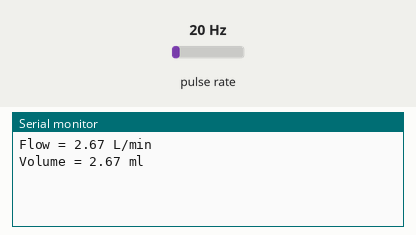
A sketch run on a simulated ESP8266 (NodeMCU). Shown: the last lines printed to the serial monitor. Wiring (inferred from the names in the program): pulse sensor: data GPIO 35. Inputs (shaded band) come from the test bench; at power-on: pulse rate 20 Hz.

Above: at 1.2 s.
1.3 s: pulse rate (sensor on GPIO 35) set to 4 Hz
At 2.4 s:
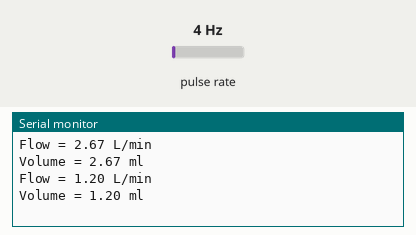
2.8 s: pulse rate (sensor on GPIO 35) set to 50 Hz
At 3.8 s:
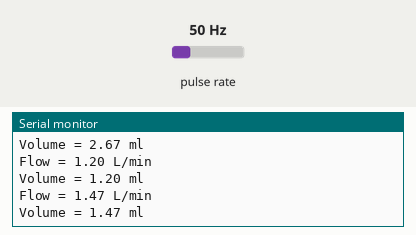
Timing chart, 0 to 5.8 s (numbered marks = the images above; inputs shaded):
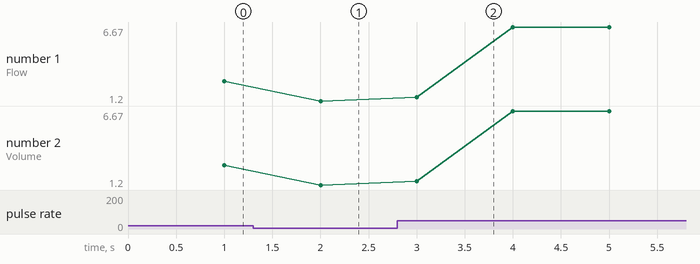

Measured:
- after the input at 1.3 s, the serial monitor: prints a new line after 0.70 s (image 1)
- after the input at 2.8 s, the serial monitor: prints a new line after 0.20 s (image 2)
- plotted number 1: 2.67 → 1.2 after the input at 1.3 s, 1.2 → 6.67 after the input at 2.8 s
- plotted number 2: 2.67 → 1.2 after the input at 1.3 s, 1.2 → 6.67 after the input at 2.8 s

The sketch:

flowSensor.ino
```cpp
// #define FLOW_PIN 35
// #define FLOW_FACTOR (1.0 / 7.5)

// unsigned long volume;
// unsigned long currentMillis;
// unsigned long prevTime;
// uint32_t pulse_count = 0;
// void ICACHE_RAM_ATTR on_trigger_handle() {
//   pulse_count++;
// }


// void setup() {
//   Serial.begin(115200);

//   pinMode(FLOW_PIN, INPUT);
//   attachInterrupt(digitalPinToInterrupt(FLOW_PIN), on_trigger_handle, RISING);
// }

// void loop() {
//   pulse_count = 0;
//   currentMillis = millis();
//   delay(1000);
//   if ((millis() - prevTime) > 1000) {
//     uint32_t end_pulse_count = pulse_count;
//     float flow = end_pulse_count * FLOW_FACTOR;  // 7.5 Hz = 1 L/min
//     unsigned int flowMilliLitres = (flow / 60) * 1000;
//     volume += flowMilliLitres;
//     //
//      Serial.printf("Flow = %.02f L/min\n", flow);
//      Serial.printf("Volume = %.02f ml\n", volume);
//     // doc["flowRate"] = String(flow);
//     // doc["volume"] = String(volume);

//     prevTime = millis();

//     // char buffer[256];
//     // size_t n = serializeJson(doc, buffer);
//     // client.publish(topicData.c_str(), buffer, n);
//     // doc.clear();
//   }
// }

#define FLOW_PIN 35
#define FLOW_FACTOR (1.0 / 7.5)

unsigned long volume = 0;
unsigned long prevTime = 0;
uint32_t pulse_count = 0;

void ICACHE_RAM_ATTR on_trigger_handle() {
  pulse_count++;
}

void setup() {
  Serial.begin(115200);
  pinMode(FLOW_PIN, INPUT);
  attachInterrupt(digitalPinToInterrupt(FLOW_PIN), on_trigger_handle, RISING);
}

void loop() {
  if ((millis() - prevTime) >= 1000) {
    uint32_t end_pulse_count = pulse_count;
    float flow = end_pulse_count * FLOW_FACTOR;  // 7.5 Hz = 1 L/min
    unsigned int flowMilliLitres = (flow / 60) * 1000;
    volume += flowMilliLitres;

    Serial.printf("Flow = %.02f L/min\n", flow);
    Serial.printf("Volume = %.02f ml\n", volume);

    pulse_count = 0;  // Reset pulse count for the next measurement
    prevTime = millis();
  }
}
```
